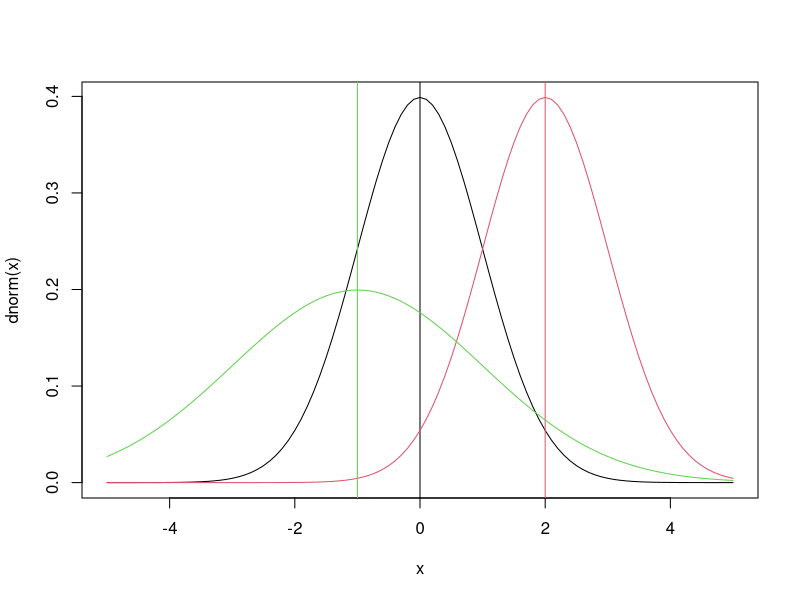
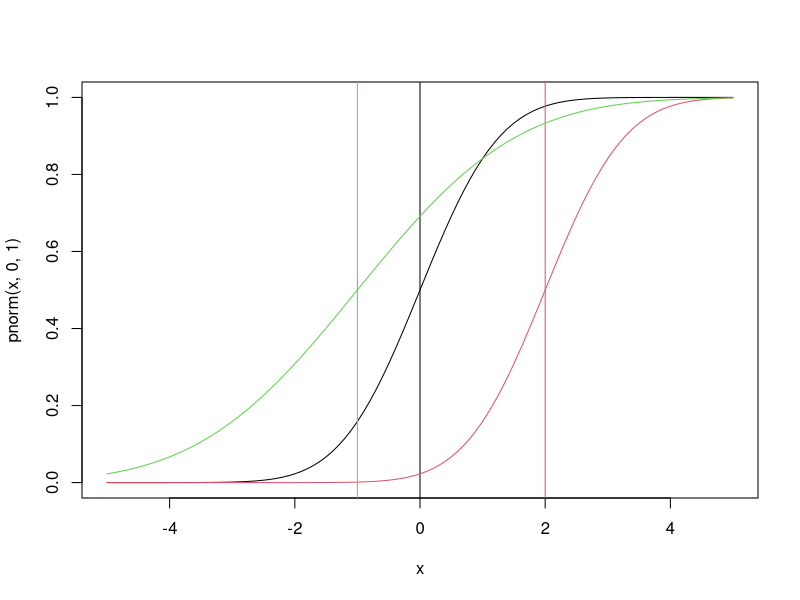
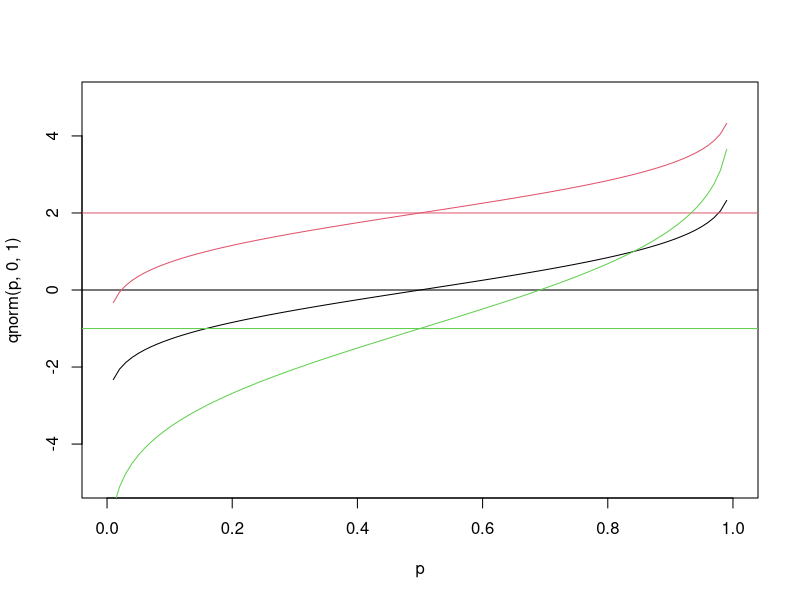
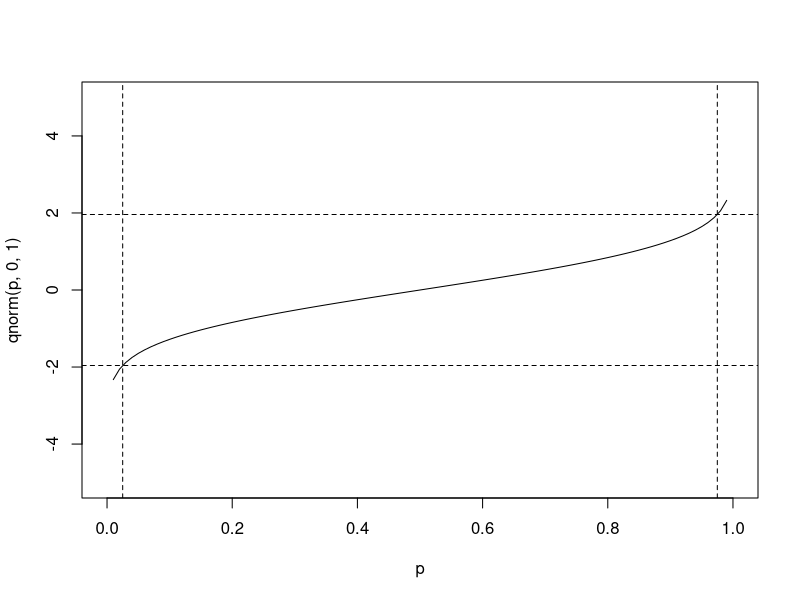
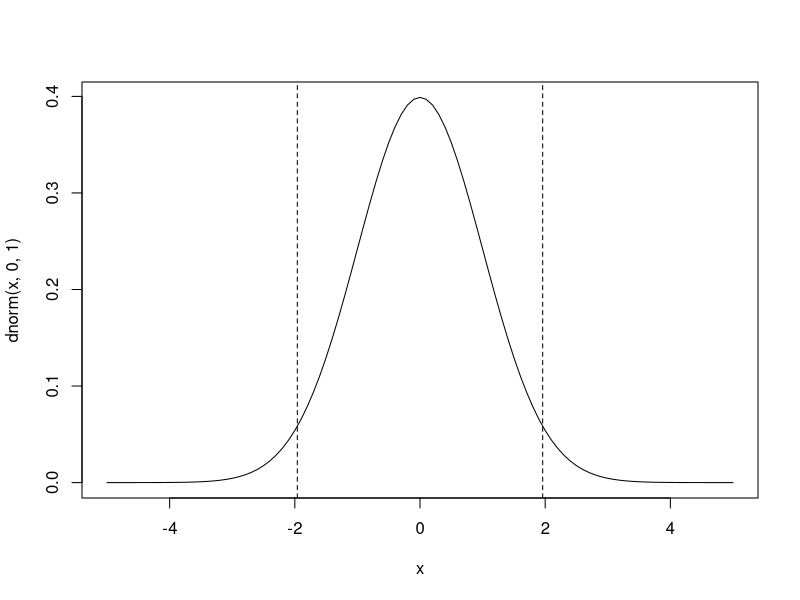
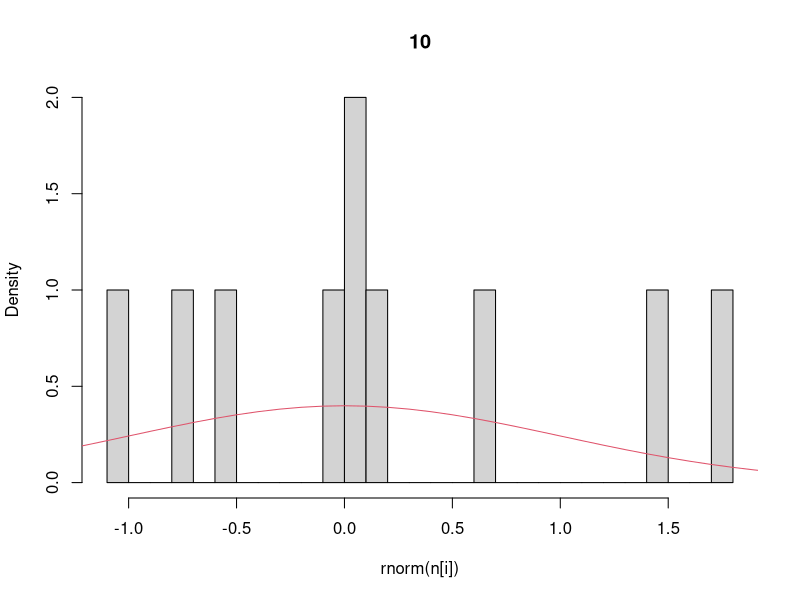
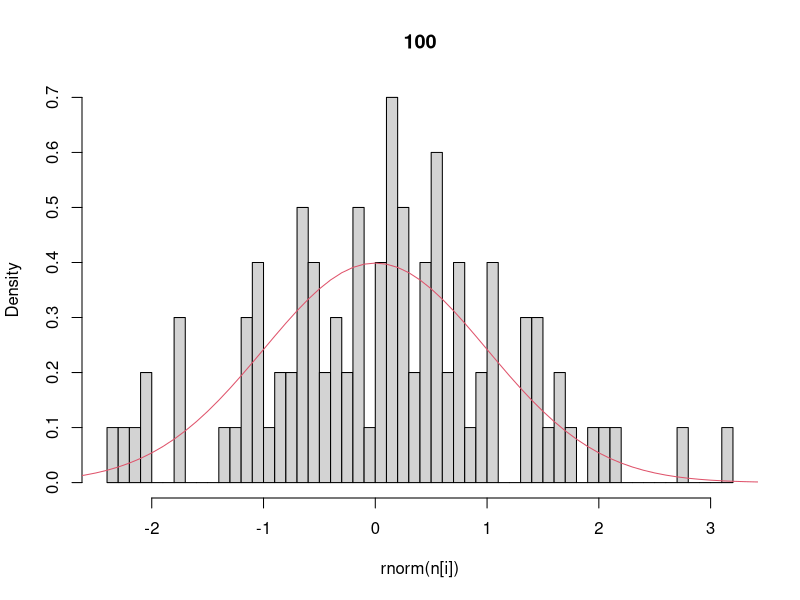
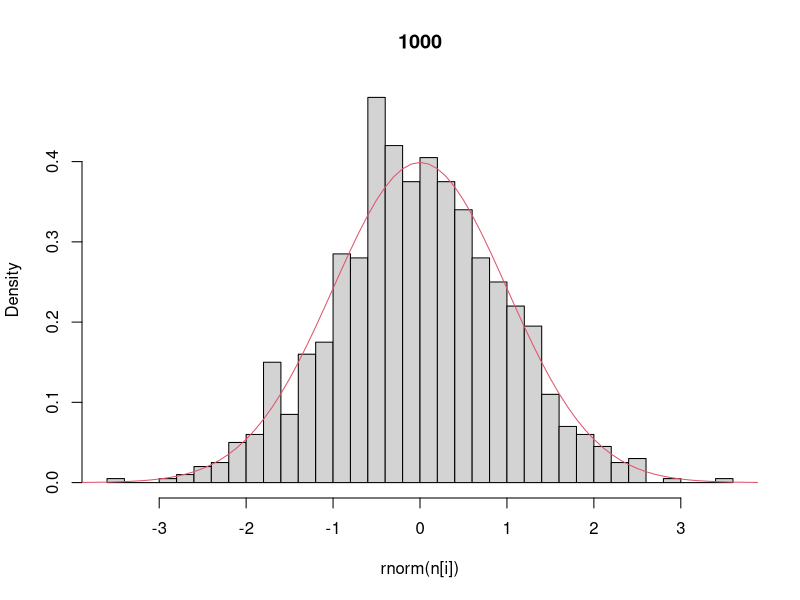

These charts were generated, in order, by the following R code:
## ---- chunk 1
x = seq(-5,5,by=0.1)
plot(x,dnorm(x),type='l')  		## that’s a lowercase “L” for “line”
abline(v=0)					          ## add a line to indicate the mean (“v” is for “vertical”)
lines(x,dnorm(x,2),col=2)			## try changing the mean (“col” sets the color)
abline(v=2,col=2)
lines(x,dnorm(x,-1,2),col=3)	## try changing the mean and standard dev
abline(v=-1,col=3)
## ---- chunk 2
dnorm(0.5,0,1)
dnorm(0.5,2,1)
dnorm(0.5,-1,2)
## ---- chunk 3
plot(x,pnorm(x,0,1),type='l')
abline(v=0)
lines(x,pnorm(x,2,1),col=2)
abline(v=2,col=2)
lines(x,pnorm(x,-1,2),col=3)
abline(v=-1,col=3)
## ---- chunk 4
pnorm(0.5,0,1)
pnorm(0.5,2,1)
pnorm(0.5,-1,2)
## ---- chunk 5
p = seq(0,1,by=0.01)
plot(p,qnorm(p,0,1),type='l',ylim=range(x))    # ylim sets the y-axis range
# range returns the min/max as a 2-element vector
abline(h=0)						# “h” for “horizontal”
lines(p,qnorm(p,2,1),col=2)
abline(h=2,col=2)
lines(p,qnorm(p,-1,2),col=3)
abline(h=-1,col=3)
## ---- chunk 6
qnorm(c(0.025,0.975),0,1)		# what width CI is specified by these values?
plot(p,qnorm(p,0,1),type='l',ylim=range(x))
abline(v=c(0.025,0.975),lty=2)	# add vertical lines at the CI
abline(h=qnorm(c(0.025,0.975)),lty=2)	#add horizontal lines at the threshold vals
plot(x,dnorm(x,0,1),type='l')		# plot the corresponding pdf
abline(v=qnorm(c(0.025,0.975)),lty=2)
## ---- chunk 7
n = c(10,100,1000,10000)	# sequence of sample sizes
for(i in 1:4){			# loop over these sample sizes
  hist(rnorm(n[i]),main=n[i],probability=TRUE,breaks=40)  
				#here breaks defines number of bins in the histogram
  lines(x,dnorm(x),col=2)
}
## ---- chunk 8
y = rnorm(10)  	## Sample size = 10
y
mean(y)
sd(y)			## standard deviation
sd(y)/sqrt(10) 		## standard error
y = rnorm(10000) 	## Sample size = 10000
mean(y)
sd(y)			## standard deviation
sd(y)/sqrt(10000) 	## standard error
## ---- chunk 9
plot(x,dunif(x),type='l')
lines(x,dunif(x,0,4),col=2)
lines(x,dunif(x,-3,-0.5),col=3)

plot(x,punif(x),type='l')
lines(x,punif(x,0,4),col=2)
lines(x,punif(x,-3,-0.5),col=3)

plot(p,qunif(p),type='l',ylim=range(x))
lines(p,qunif(p,0,4),col=2)
lines(p,qunif(p,-3,-0.5),col=3)

hist(runif(500,-3,3),breaks=30,xlim=range(x),probability=TRUE)
lines(x,dunif(x,-3,3),col=2)
## ---- chunk 10
plot(p,dbeta(p,5,5),type='l')
lines(p,dbeta(p,1,1),col=2)
lines(p,dbeta(p,0.2,0.2),col=3)

plot(p,dbeta(p,6,6),type='l',ylim=c(0,5))
lines(p,dbeta(p,6,4),col=2)
lines(p,dbeta(p,6,2),col=3)
lines(p,dbeta(p,6,1.25),col=4)
lines(p,dbeta(p,6,1),col=5)
lines(p,dbeta(p,6,0.25),col=6)

plot(p,pbeta(p,5,5),type='l')
lines(p,pbeta(p,1,1),col=2)
lines(p,pbeta(p,0.2,0.2),col=3)

hist(rbeta(500,3,3),breaks=30,xlim=range(p),probability=TRUE)
lines(p,dbeta(p,3,3),col=2)
lines(p,dbeta(p,3,3),col=2)
## ---- chunk 11
a = c(5,1,0.2)
b = c(5,1,0.2)
var.beta <- function(a,b){
  a*b/(((a+b)^2)*(a+b+1))
  }
var.beta(a,b)
## ---- chunk 12
a = rep(6,times=6)
b = c(6,4,2,1.25,1,0.25)
mean.beta <- function(a,b){
  a/(a+b)
}
mean.beta(a,b)

median.beta = NULL
for (i in 1:6){
median.beta[i] <- median(qbeta(0.5,a[i],b[i]))
}
median.beta

## ---- chunk 13
## changing the mean
x <- 10^seq(-2,2,by=0.01)
plot(x,dlnorm(x,0),type='l',xlim=c(0,15),main="Changing the Mean")
lines(x,dlnorm(x,1),col=2)
lines(x,dlnorm(x,2),col=3)

## on a log scale
plot(x,dlnorm(x,0),type='l',log='x',main="Log Scale")
lines(x,dlnorm(x,1),col=2)
lines(x,dlnorm(x,2),col=3)
abline(v=exp(0),col=1)
abline(v=exp(1),col=2)
abline(v=exp(2),col=3)

## changing the variance
plot(x,dlnorm(x,2,.125),type='l',xlim=c(0,20),ylim=c(0,0.6),main="Changing the Variance")
lines(x,dlnorm(x,2,0.25),col=2)
lines(x,dlnorm(x,2,0.5),col=3)
lines(x,dlnorm(x,2,1),col=4)
lines(x,dlnorm(x,2,2),col=5)
lines(x,dlnorm(x,2,4),col=6)
abline(v=exp(2),col=1)

## random sample
hist(rlnorm(250,2,1),breaks=30,probability=TRUE)
lines(x,dlnorm(x,2,1),col=4)
## ---- chunk 14
sigma= 1
exp(c(0,1,2)*0.5*sigma^2)
## ---- chunk 15
exp(c(0,1,2))
## ---- chunk 16
## changing the mean
x <- seq(0,10,by=0.01)
plot(x,dexp(x,0.125),type='l',ylim=c(0,1))
lines(x,dexp(x,0.25),col=2)
lines(x,dexp(x,0.5),col=3)
lines(x,dexp(x,1),col=4)
lines(x,dexp(x,2),col=5)
lines(x,dexp(x,4),col=6)

## random sample
hist(rexp(250,2),breaks=30,probability=TRUE)
lines(x,dexp(x,2),col=4)

## laplace vs Gaussian
plot(x,dexp(abs(x-5),1)/2,type='l')
lines(x,dnorm(x,5),col=2)

plot(x,dexp(abs(x-5),1)/2,type='l',log='y')   ## same plot as last but on a log scale
lines(x,dnorm(x,5),col=2)
## ---- chunk 17
x <- seq(0,10,by=0.01)

## change rate
plot(x,dgamma(x,3,3),type='l' ,ylim=c(0,1.6))
lines(x,dgamma(x,3,1),col=2)
lines(x,dgamma(x,3,6),col=3)
lines(x,dgamma(x,3,1/3),col=4)

## change shape
plot(x,dgamma(x,3,3),type='l')
lines(x,dgamma(x,1,3),col=2)
lines(x,dgamma(x,6,3),col=3)
lines(x,dgamma(x,18,3),col=4)

## change variance
a <- c(20,15,10,5,2.5,1.25)
r <- c(4,3,2,1,0.5,0.25)
plot(x,dgamma(x,20,4),type='l')
for(i in 1:6){
  lines(x,dgamma(x,a[i],r[i]),col=i)}
var = a/r^2
mean =  a/r
legend("topright",legend=format(var,digits=3),lty=1,col=1:6)
var
mean

## change mean
var = 4
mean = c(1,2,3,4,5)
rate = mean/var
shape = mean^2/var
plot(x,dgamma(x,shape[2],rate[2]),type='l',col=2)
for(i in 1:5){
  lines(x,dgamma(x,shape[i],rate[i]),col=i)
}
legend("topright",legend=1:5,lty=1,col=1:5)
rate
shape
## ---- chunk 18
x <- 0:11

## vary size of sample (number of draws)
size = c(1,5,10)
plot(x,dbinom(x,size[1],0.5),type='s')
for(i in 2:3){
  lines(x,dbinom(x,size[i],0.5),type='s',col=i)
}

## vary probability
n = 10
p = c(0.1,0.25,0.5)
plot(x,dbinom(x,n,p[1]),type='s')
for(i in 2:3){
  lines(x,dbinom(x,n,p[i]),col=i,type='s')
}
abline(v = n*p,col=1:3,lty=2)

## CDF
plot(x,pbinom(x,n,p[1]),type='s',ylim=c(0,1))
for(i in 2:3){
  lines(x,pbinom(x,n,p[i]),col=i,type='s')
}

## Random samples
hist(rbinom(100,10,0.5)+0.0001,   ## small amount added because
     probability=TRUE,		 ## of way R calculates breaks 
     breaks=0:11,main="Random Binomial") 
lines(x,dbinom(x,10,0.5),type='s',col=2)	#Analytical solution
legend("topright",legend=c("sample","pmf"),lty=1,col=1:2)
## ---- chunk 19
x <- 0:12
plot(x,dpois(x,1),type='s')
lines(x,dpois(x,2),type='s',col=2)
lines(x,dpois(x,5),type='s',col=3)

x <- 20:80
plot(x,dpois(x,50),type='s',ylim=c(0,0.08))  	#Poisson with mean 50 (variance = 50)
lines(x+0.5,dnorm(x,50,sqrt(50)),col=2)		#Normal with mean and variance of 50
lines(x,dbinom(x,100,0.5),col=3,type='s')		#Binomial with mean 50 (variance = 25)
legend("topright",legend=c("pois","norm","binom"),col=1:3,lty=1)

plot(x,dbinom(x,100,0.5),type='s',col=3)		#Binomial with mean 50 (variance = 25)
lines(x+0.5,dnorm(x,50,sqrt(25)),col=2)		#Normal with mean 50 and variance of 25
lines(x,dpois(x,50),col=1,type='s')			#Poisson with mean 50 (variance = 50)
legend("topright",legend=c("pois","norm","binom"),col=1:3,lty=1)
## ---- chunk 20
x <- 0:12
plot(x,dpois(x,2),type='s')
lines(x,dnorm(x,2),type='s',col=3)
## ---- chunk 21
n = 10
p = 0.25
plot(x,dbinom(x,n,p),type='s', ylim=c(0,0.4))
lines(x,dnorm(x,2.5))
## ---- chunk 22
x <- 0:20
## negative binomial

## vary size
plot(x,dnbinom(x,1,0.5),type="s",main="vary size")
lines(x,dnbinom(x,2,0.5),type="s",col=2)
lines(x,dnbinom(x,3,0.5),type="s",col=3)
lines(x,dnbinom(x,5,0.5),type="s",col=4)
lines(x,dnbinom(x,10,0.5),type="s",col=5)
legend("topright",legend=c(1,2,3,5,10),col=1:5,lty=1)

## vary probability
plot(x,dnbinom(x,3,0.5),type="s",main="vary probability")
lines(x,dnbinom(x,3,0.3),type="s",col=2)
lines(x,dnbinom(x,3,0.2),type="s",col=3)
lines(x,dnbinom(x,3,0.1),type="s",col=4)
legend("topright",legend=c(0.5,0.3,0.2,0.1),col=1:5,lty=1)

## vary variance , alternate parameterization
mean = 8
var = c(10,20,30)
size = mean^2/(var-mean)
plot(x,dnbinom(x,mu=mean,size=size[1]),type="s",ylim=c(0,0.14),main="vary variance")
lines(x,dnbinom(x,mu=mean,size=size[2]),type="s",col=2)
lines(x,dnbinom(x,mu=mean,size=size[3]),type="s",col=3)
legend('topright',legend=format(c(var,mean),digits=2),col=1:4,lty=1)
lines(x,dpois(x,mean),col=4,type="s")
## NB as generalization of pois with inflated variance

## geometric
plot(x,dgeom(x,0.5),type="s",main="Geometric")
lines(x,dgeom(x,0.15),type="s",col=2)
lines(x,dgeom(x,0.05),type="s",col=3)
lines(x,dnbinom(x,1,0.15),type="s",col=4,lty=2)
## geometric as special case of NB where size = 1
## ---- chunk 23
n <- c(1,2,3,5,10)
p <- rep(0.5, times=5)
mean.nbinom <-function(n,p){
n*((1-p)/p)
}
mean.nbinom(n,p)
## ---- chunk 24
mean = 8
var = 20
size = mean^2/(var-mean)
plot(x,dnbinom(x,mu=mean,size=size),type="s",ylim=c(0,0.14),main="vary variance")
lines(x,dpois(x,8))
